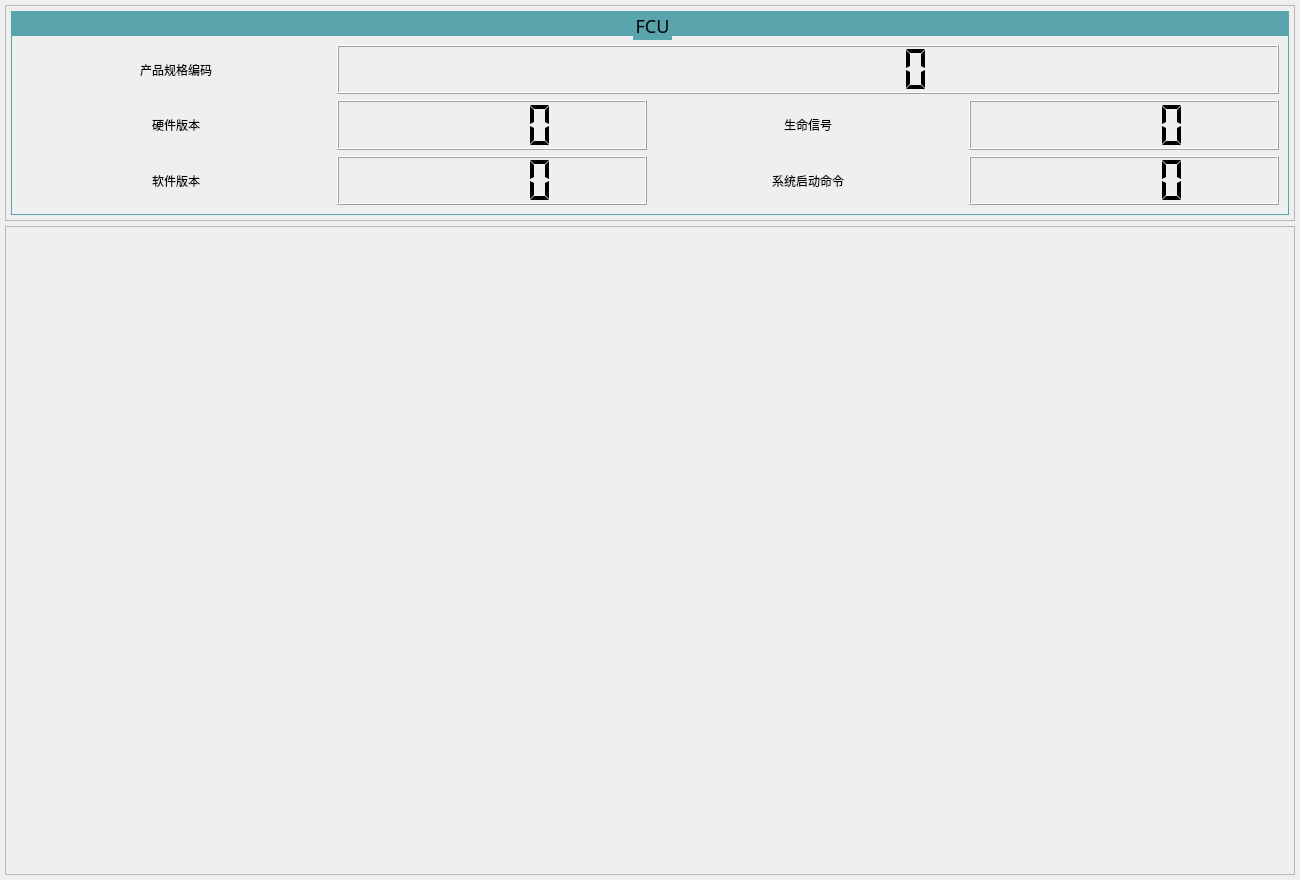
<?xml version="1.0" encoding="UTF-8"?>
<ui version="4.0">
 <class>monitor</class>
 <widget class="QWidget" name="monitor">
  <property name="geometry">
   <rect>
    <x>0</x>
    <y>0</y>
    <width>1300</width>
    <height>880</height>
   </rect>
  </property>
  <property name="minimumSize">
   <size>
    <width>1300</width>
    <height>880</height>
   </size>
  </property>
  <property name="windowTitle">
   <string>Form</string>
  </property>
  <property name="styleSheet">
   <string notr="true">font: 25 9pt &quot;Microsoft YaHei&quot;;</string>
  </property>
  <layout class="QGridLayout" name="gridLayout_14" rowstretch="1,3">
   <property name="leftMargin">
    <number>5</number>
   </property>
   <property name="topMargin">
    <number>5</number>
   </property>
   <property name="rightMargin">
    <number>5</number>
   </property>
   <property name="bottomMargin">
    <number>5</number>
   </property>
   <property name="spacing">
    <number>5</number>
   </property>
   <item row="0" column="0">
    <widget class="QScrollArea" name="scrollArea_2">
     <property name="widgetResizable">
      <bool>true</bool>
     </property>
     <widget class="QWidget" name="scrollAreaWidgetContents_2">
      <property name="geometry">
       <rect>
        <x>0</x>
        <y>0</y>
        <width>1288</width>
        <height>214</height>
       </rect>
      </property>
      <layout class="QGridLayout" name="gridLayout_13" columnstretch="1">
       <property name="leftMargin">
        <number>5</number>
       </property>
       <property name="topMargin">
        <number>5</number>
       </property>
       <property name="rightMargin">
        <number>5</number>
       </property>
       <property name="bottomMargin">
        <number>5</number>
       </property>
       <property name="spacing">
        <number>5</number>
       </property>
       <item row="0" column="0">
        <widget class="QGroupBox" name="groupBox_5">
         <property name="sizePolicy">
          <sizepolicy hsizetype="Preferred" vsizetype="Preferred">
           <horstretch>0</horstretch>
           <verstretch>0</verstretch>
          </sizepolicy>
         </property>
         <property name="font">
          <font>
           <family>Microsoft YaHei</family>
           <pointsize>-1</pointsize>
           <weight>3</weight>
           <italic>false</italic>
           <bold>false</bold>
          </font>
         </property>
         <property name="styleSheet">
          <string notr="true">QGroupBox {
	border: 0.5px solid #5aa4ae;
	border-top: 25px solid #5aa4ae;
	font-size: 18px
}
QGroupBox::title {
	background-color: #5aa4ae;
	color: be43e0;
}</string>
         </property>
         <property name="title">
          <string>FCU</string>
         </property>
         <property name="alignment">
          <set>Qt::AlignCenter</set>
         </property>
         <property name="flat">
          <bool>true</bool>
         </property>
         <property name="checkable">
          <bool>false</bool>
         </property>
         <layout class="QGridLayout" name="gridLayout_3">
          <item row="0" column="0">
           <widget class="QLabel" name="label_4">
            <property name="sizePolicy">
             <sizepolicy hsizetype="Preferred" vsizetype="Preferred">
              <horstretch>0</horstretch>
              <verstretch>0</verstretch>
             </sizepolicy>
            </property>
            <property name="minimumSize">
             <size>
              <width>90</width>
              <height>15</height>
             </size>
            </property>
            <property name="font">
             <font>
              <family>Microsoft YaHei</family>
              <pointsize>9</pointsize>
              <weight>3</weight>
              <italic>false</italic>
              <bold>false</bold>
             </font>
            </property>
            <property name="autoFillBackground">
             <bool>false</bool>
            </property>
            <property name="text">
             <string>产品规格编码</string>
            </property>
            <property name="alignment">
             <set>Qt::AlignCenter</set>
            </property>
           </widget>
          </item>
          <item row="0" column="1" colspan="3">
           <widget class="QLCDNumber" name="PRODUCT_CODE">
            <property name="sizePolicy">
             <sizepolicy hsizetype="Preferred" vsizetype="Preferred">
              <horstretch>0</horstretch>
              <verstretch>0</verstretch>
             </sizepolicy>
            </property>
            <property name="minimumSize">
             <size>
              <width>75</width>
              <height>15</height>
             </size>
            </property>
            <property name="font">
             <font>
              <family>Microsoft YaHei</family>
              <pointsize>9</pointsize>
              <weight>3</weight>
              <italic>false</italic>
              <bold>false</bold>
             </font>
            </property>
            <property name="styleSheet">
             <string notr="true"/>
            </property>
            <property name="digitCount">
             <number>10</number>
            </property>
            <property name="mode">
             <enum>QLCDNumber::Dec</enum>
            </property>
            <property name="segmentStyle">
             <enum>QLCDNumber::Flat</enum>
            </property>
           </widget>
          </item>
          <item row="1" column="0">
           <widget class="QLabel" name="label_19">
            <property name="sizePolicy">
             <sizepolicy hsizetype="Preferred" vsizetype="Preferred">
              <horstretch>0</horstretch>
              <verstretch>0</verstretch>
             </sizepolicy>
            </property>
            <property name="minimumSize">
             <size>
              <width>75</width>
              <height>15</height>
             </size>
            </property>
            <property name="font">
             <font>
              <family>Microsoft YaHei</family>
              <pointsize>9</pointsize>
              <weight>3</weight>
              <italic>false</italic>
              <bold>false</bold>
             </font>
            </property>
            <property name="text">
             <string>硬件版本</string>
            </property>
            <property name="alignment">
             <set>Qt::AlignCenter</set>
            </property>
           </widget>
          </item>
          <item row="1" column="1">
           <widget class="QLCDNumber" name="FCU_HARDWARE">
            <property name="sizePolicy">
             <sizepolicy hsizetype="Preferred" vsizetype="Preferred">
              <horstretch>0</horstretch>
              <verstretch>0</verstretch>
             </sizepolicy>
            </property>
            <property name="minimumSize">
             <size>
              <width>75</width>
              <height>15</height>
             </size>
            </property>
            <property name="font">
             <font>
              <family>Microsoft YaHei</family>
              <pointsize>9</pointsize>
              <weight>3</weight>
              <italic>false</italic>
              <bold>false</bold>
             </font>
            </property>
            <property name="digitCount">
             <number>5</number>
            </property>
            <property name="segmentStyle">
             <enum>QLCDNumber::Flat</enum>
            </property>
           </widget>
          </item>
          <item row="1" column="2">
           <widget class="QLabel" name="label_15">
            <property name="sizePolicy">
             <sizepolicy hsizetype="Preferred" vsizetype="Preferred">
              <horstretch>0</horstretch>
              <verstretch>0</verstretch>
             </sizepolicy>
            </property>
            <property name="minimumSize">
             <size>
              <width>75</width>
              <height>15</height>
             </size>
            </property>
            <property name="font">
             <font>
              <family>Microsoft YaHei</family>
              <pointsize>9</pointsize>
              <weight>3</weight>
              <italic>false</italic>
              <bold>false</bold>
             </font>
            </property>
            <property name="text">
             <string>生命信号</string>
            </property>
            <property name="alignment">
             <set>Qt::AlignCenter</set>
            </property>
           </widget>
          </item>
          <item row="1" column="3">
           <widget class="QLCDNumber" name="FCU_LIFE">
            <property name="sizePolicy">
             <sizepolicy hsizetype="Preferred" vsizetype="Preferred">
              <horstretch>0</horstretch>
              <verstretch>0</verstretch>
             </sizepolicy>
            </property>
            <property name="minimumSize">
             <size>
              <width>75</width>
              <height>15</height>
             </size>
            </property>
            <property name="font">
             <font>
              <family>Microsoft YaHei</family>
              <pointsize>9</pointsize>
              <weight>3</weight>
              <italic>false</italic>
              <bold>false</bold>
             </font>
            </property>
            <property name="digitCount">
             <number>5</number>
            </property>
            <property name="segmentStyle">
             <enum>QLCDNumber::Flat</enum>
            </property>
           </widget>
          </item>
          <item row="2" column="0">
           <widget class="QLabel" name="label_20">
            <property name="sizePolicy">
             <sizepolicy hsizetype="Preferred" vsizetype="Preferred">
              <horstretch>0</horstretch>
              <verstretch>0</verstretch>
             </sizepolicy>
            </property>
            <property name="minimumSize">
             <size>
              <width>75</width>
              <height>15</height>
             </size>
            </property>
            <property name="font">
             <font>
              <family>Microsoft YaHei</family>
              <pointsize>9</pointsize>
              <weight>3</weight>
              <italic>false</italic>
              <bold>false</bold>
             </font>
            </property>
            <property name="text">
             <string>软件版本</string>
            </property>
            <property name="alignment">
             <set>Qt::AlignCenter</set>
            </property>
           </widget>
          </item>
          <item row="2" column="1">
           <widget class="QLCDNumber" name="FCU_SOFTWARE">
            <property name="sizePolicy">
             <sizepolicy hsizetype="Preferred" vsizetype="Preferred">
              <horstretch>0</horstretch>
              <verstretch>0</verstretch>
             </sizepolicy>
            </property>
            <property name="minimumSize">
             <size>
              <width>75</width>
              <height>15</height>
             </size>
            </property>
            <property name="font">
             <font>
              <family>Microsoft YaHei</family>
              <pointsize>9</pointsize>
              <weight>3</weight>
              <italic>false</italic>
              <bold>false</bold>
             </font>
            </property>
            <property name="digitCount">
             <number>5</number>
            </property>
            <property name="segmentStyle">
             <enum>QLCDNumber::Flat</enum>
            </property>
           </widget>
          </item>
          <item row="2" column="2">
           <widget class="QLabel" name="label_21">
            <property name="sizePolicy">
             <sizepolicy hsizetype="Preferred" vsizetype="Preferred">
              <horstretch>0</horstretch>
              <verstretch>0</verstretch>
             </sizepolicy>
            </property>
            <property name="minimumSize">
             <size>
              <width>90</width>
              <height>15</height>
             </size>
            </property>
            <property name="font">
             <font>
              <family>Microsoft YaHei</family>
              <pointsize>9</pointsize>
              <weight>3</weight>
              <italic>false</italic>
              <bold>false</bold>
             </font>
            </property>
            <property name="text">
             <string>系统启动命令</string>
            </property>
            <property name="alignment">
             <set>Qt::AlignCenter</set>
            </property>
           </widget>
          </item>
          <item row="2" column="3">
           <widget class="QLCDNumber" name="FCU_ONOFF">
            <property name="sizePolicy">
             <sizepolicy hsizetype="Preferred" vsizetype="Preferred">
              <horstretch>0</horstretch>
              <verstretch>0</verstretch>
             </sizepolicy>
            </property>
            <property name="minimumSize">
             <size>
              <width>75</width>
              <height>15</height>
             </size>
            </property>
            <property name="font">
             <font>
              <family>Microsoft YaHei</family>
              <pointsize>9</pointsize>
              <weight>3</weight>
              <italic>false</italic>
              <bold>false</bold>
             </font>
            </property>
            <property name="digitCount">
             <number>5</number>
            </property>
            <property name="segmentStyle">
             <enum>QLCDNumber::Flat</enum>
            </property>
           </widget>
          </item>
         </layout>
        </widget>
       </item>
      </layout>
     </widget>
    </widget>
   </item>
   <item row="1" column="0">
    <widget class="QScrollArea" name="scrollArea">
     <property name="verticalScrollBarPolicy">
      <enum>Qt::ScrollBarAsNeeded</enum>
     </property>
     <property name="widgetResizable">
      <bool>true</bool>
     </property>
     <widget class="QWidget" name="scrollAreaWidgetContents">
      <property name="geometry">
       <rect>
        <x>0</x>
        <y>0</y>
        <width>1288</width>
        <height>647</height>
       </rect>
      </property>
      <layout class="QGridLayout" name="gridLayout_8" rowstretch="0">
       <property name="leftMargin">
        <number>5</number>
       </property>
       <property name="topMargin">
        <number>5</number>
       </property>
       <property name="rightMargin">
        <number>5</number>
       </property>
       <property name="bottomMargin">
        <number>5</number>
       </property>
       <property name="spacing">
        <number>5</number>
       </property>
      </layout>
     </widget>
    </widget>
   </item>
  </layout>
 </widget>
 <resources/>
 <connections/>
</ui>
